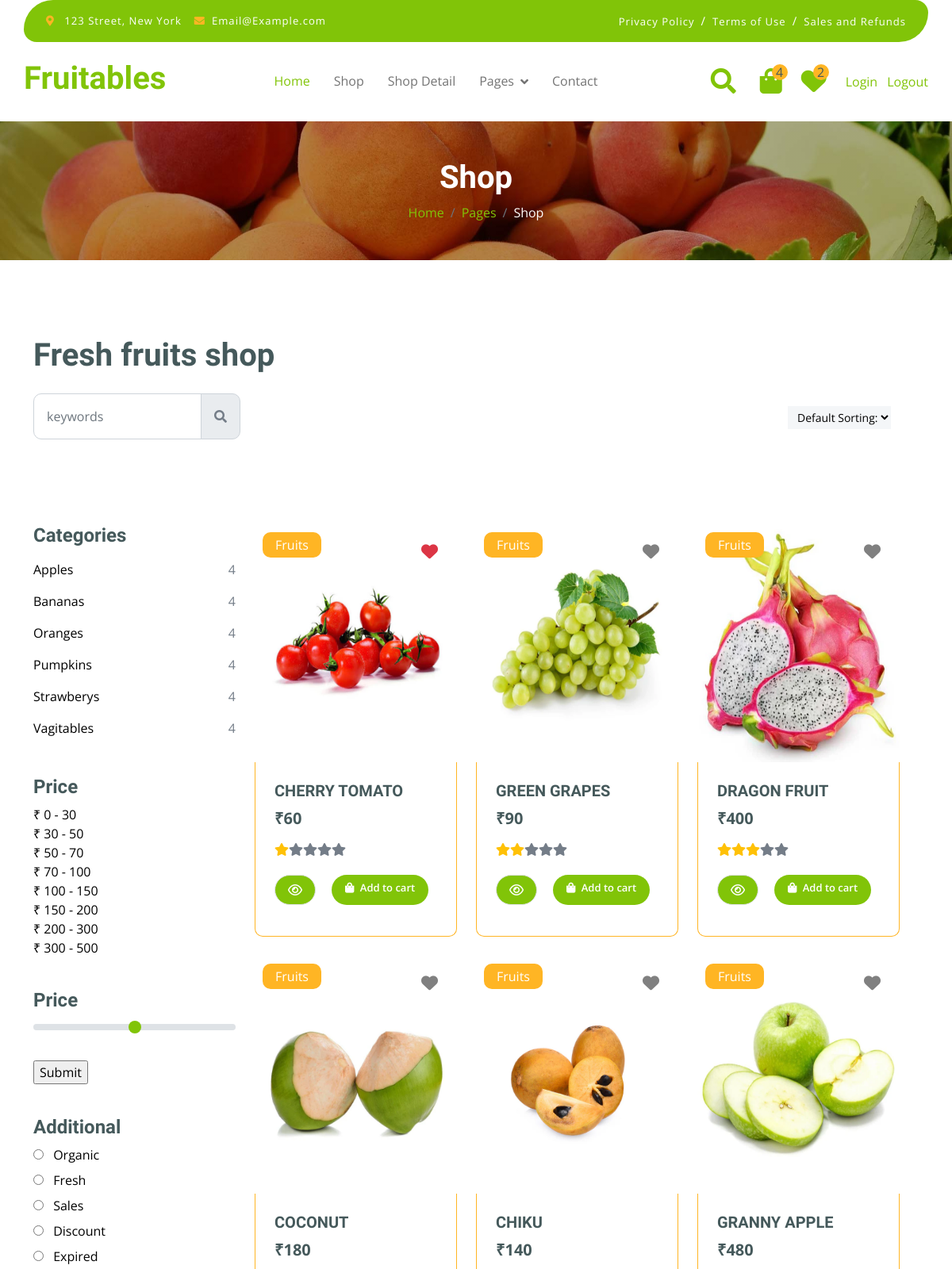
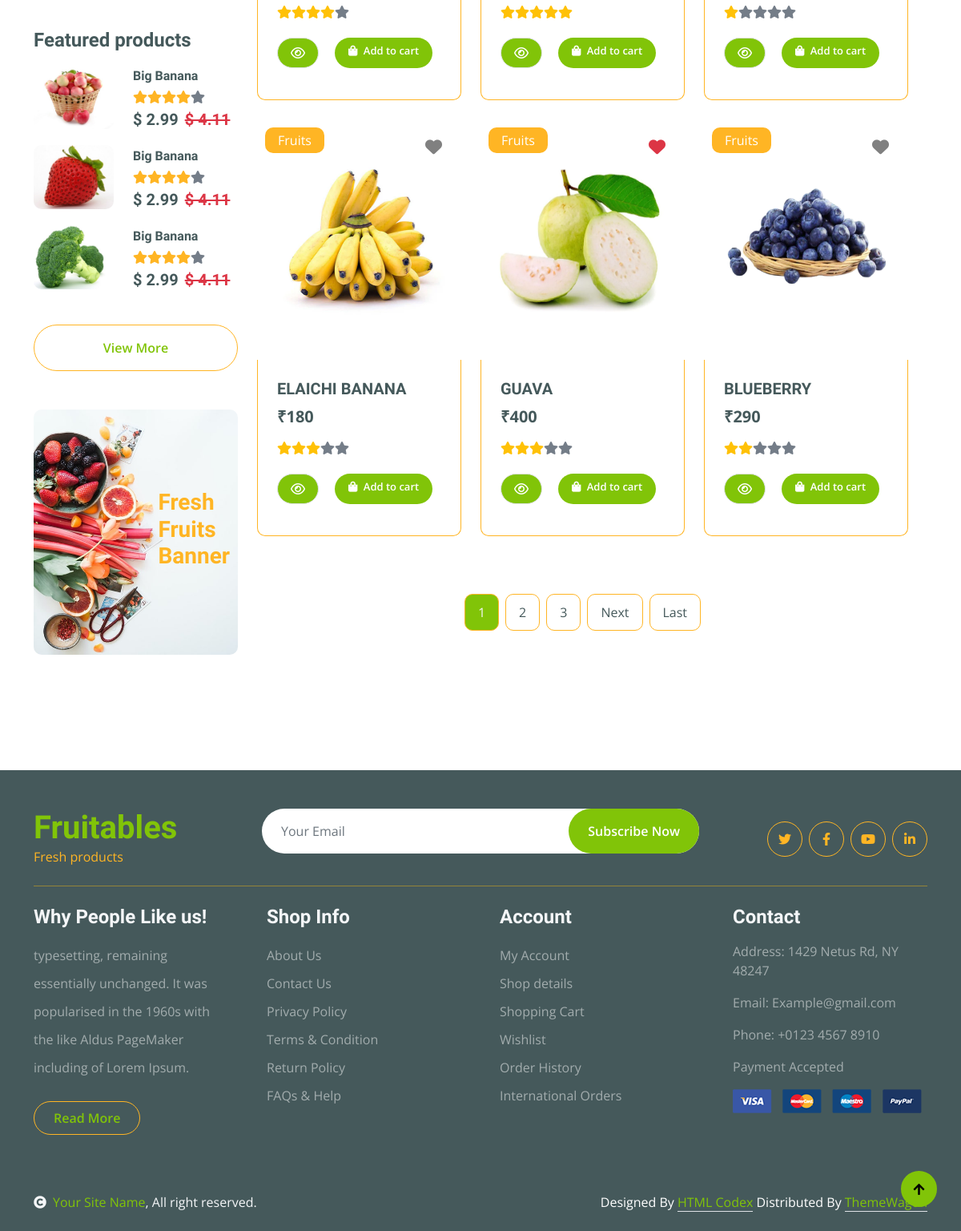
The app's page /shop (signed in) with its own data (2 pictures, top to bottom).
### app/models.py (models this page shows, shortened)
class category(models.Model):
    name1=models.CharField(max_length=30)

class price(models.Model):
    price1 = models.CharField(max_length=50)

class product(models.Model):
    main_category=models.ForeignKey(main_category,on_delete=models.CASCADE,blank=True,null=True)
    sub_category=models.ForeignKey(sub_category,on_delete=models.CASCADE,blank=True,null=True)
    price1=models.ForeignKey(price,on_delete=models.CASCADE,blank=True,null=True)
    name1=models.ForeignKey(category,on_delete=models.CASCADE,blank=True,null=True)
    img=models.ImageField(upload_to='media')
    star=models.IntegerField(default=0)
    name=models.CharField(max_length=50)
    price=models.IntegerField()
    des=models.TextField(blank=True,null=True)

### app/views.py (the view)
# urls.py: path('shop', views.shop, name='shop'),
def shop(request):
    if 'email' in request.session:
        uid=User.objects.get(email=request.session['email'])
        count=category.objects.filter(name1=uid).count()
        count=addcart.objects.filter(user=uid).count()
        pp=product.objects.all().order_by("-id")
        w_count=Add_Whishlist.objects.filter(user_id=uid).count()
        whishlist_product=Add_Whishlist.objects.filter(user_id=uid)
        l1=[]
        for i in whishlist_product:
            l1.append(i.product_id.id)
        mid=main_category.objects.all()
        cid=request.GET.get("cid")
        piz=price.objects.all()
        piz2=request.GET.get("piz2")
        cat=category.objects.all()
        cat2=request.GET.get("cat2")
        S=request.GET.get("sort")
        if cid:
            pp=product.objects.filter(sub_category=cid)
        elif piz2:
            pp=product.objects.filter(price1=piz2)
        elif cat2:
            pp=product.objects.filter(name1=cat2)
        elif S=="lth":
            pp=product.objects.all().order_by("price")
        elif S=="htl":
            pp=product.objects.all().order_by("-price")
        elif S=="atz":
            pp=product.objects.all().order_by("name")
        elif S=="zta":
            pp=product.objects.all().order_by("-name")
        else:
            pp=product.objects.all().order_by("-id")
        paginator=Paginator(pp,9)
        page_number=request.GET.get("page")
        pp=paginator.get_page(page_number)
        con={'pp':pp,
            'mid':mid,
            'cat':cat,
            'piz':piz,
            "min1":0,
            'count':count,
            'count':count,
            "w_count":w_count,
            "whishlist_product":whishlist_product,"l1":l1}
        return render(request,"shop.html",con)
    else:
        return render(request,"login.html")

### app/models.py (called while the page is built)
    def __str__(self) -> str:
        return self.email

### app/templates/shop.html (shortened to what this page needs)
{% extends "index.html" %} {% load static %} {% block content %}
<div class="container-fluid page-header py-5">
  <h1 class="text-center text-white display-6">Shop</h1>
  <ol class="breadcrumb justify-content-center mb-0">
    <li class="breadcrumb-item"><a href="{% url 'index' %}">Home</a></li>
    <li class="breadcrumb-item"><a href="#">Pages</a></li>
    <li class="breadcrumb-item active text-white">Shop</li>
  </ol>
</div>
<div class="container-fluid fruite py-5">
  <div class="container py-5">
    <h1 class="mb-4">Fresh fruits shop</h1>
    <div class="row g-4">
      <div class="col-lg-12">
        <div class="row g-4">
          <div class="col-xl-3">
            <div class="input-group w-100 mx-auto d-flex">
              <input type="search" class="form-control p-3" placeholder="keywords" aria-describedby="search-icon-1" />
              <span id="search-icon-1" class="input-group-text p-3"><i class="fa fa-search"></i></span>
            </div>
          </div>
          <div class="col-xl-3">
            <form method="get" action="{% url 'shop' %}" id="fruitform">
              <div class=" ps-3 py-3 rounded d-flex mb-4">
                <select id="fruits" name="sort" class="border-0 form-select-sm bg-light me-3">
                  <option value="lth">Default Sorting:</option>
                </select>
              </div>
            </form>
          </div>
        </div>
      </div>
      <div class="row g-4">
        <div class="col-lg-3">
          <div class="row g-4">
            <div class="col-lg-12">
              <div class="mb-3">
                <h4>Categories</h4>
                <ul class="list-unstyled fruite-categorie">
                  <li>
                    {% for i in cat %}
                    <div class="d-flex justify-content-between fruite-name">
                      <a href="/shop?cat2={{i.id}}" style="color:black;">{{i.name1}}</a>
                      <span>{{count}}</span>
                    </div>
                    {% endfor %}
                  </li>
                </ul>
              </div>
            </div>
            <div class="col-lg-12">
              <div class="mb-3">
                <h4 class="mb-2">Price</h4>
                {% for i in piz %}
                <a href="/shop?piz2={{i.id}}" style="color:black;font-size:large-50px"> &#8377; {{i.price1}}</a><br>
                {% endfor %}
              </div>
            </div>
            <form method="post" action="{% url 'filter_price' %}"  method="post">
              <div class="col-lg-12">
                  <div class="mb-3">
                      <h4 class="mb-2">Price</h4>
                      <input type="range" class="form-range w-100" id="rangeInput"   value="{{max1}}" oninput="amount.value=rangeInput.value" min="0" max="1500" name="max1">
                      <br/>
                      <input type="submit"  value="Submit" >
                  </div>
              </div>
          </form>
            <div class="col-lg-12">
              <div class="mb-3" style="color: black;">
                <h4>Additional</h4>
                <div class="mb-2">
                  <input type="radio" class="me-2" id="Categories-1" name="Categories-1" value="Beverages" />
                  <label for="Categories-1"> Organic</label>
                </div>
                <div class="mb-2">
                  <input type="radio" class="me-2" id="Categories-2" name="Categories-1" value="Beverages" />
                  <label for="Categories-2"> Fresh</label>
                </div>
                <div class="mb-2">
                  <input type="radio" class="me-2" id="Categories-3" name="Categories-1" value="Beverages" />
                  <label for="Categories-3"> Sales</label>
                </div>
                <div class="mb-2">
                  <input type="radio" class="me-2" id="Categories-4" name="Categories-1" value="Beverages" />
                  <label for="Categories-4"> Discount</label>
                </div>
                <div class="mb-2">
                  <input type="radio" class="me-2" id="Categories-5" name="Categories-1" value="Beverages" />
                  <label for="Categories-5"> Expired</label>
                </div>
              </div>
            </div>
            <div class="col-lg-12">
              <h4 class="mb-3">Featured products</h4>
              <div class="d-flex align-items-center justify-content-start">
                <div class="rounded me-4" style="width: 100px; height: 100px">
                  <img src="{% static 'img/featur-1.jpg' %}" class="img-fluid rounded" alt="" />
                </div>
                <div>
                  <h6 class="mb-2">Big Banana</h6>
                  <div class="d-flex mb-2">
                    <i class="fa fa-star text-secondary"></i>
                    <i class="fa fa-star text-secondary"></i>
                    <i class="fa fa-star text-secondary"></i>
                    <i class="fa fa-star text-secondary"></i>
                    <i class="fa fa-star"></i>
                  </div>
                  <div class="d-flex mb-2">
                    <h5 class="fw-bold me-2">$ 2.99 </h5>
                    <h5 class="text-danger text-decoration-line-through">
                      $ 4.11
                    </h5>
                  </div>
                </div>
              </div>
              <div class="d-flex align-items-center justify-content-start">
                <div class="rounded me-4" style="width: 100px; height: 100px">
                  <img src="{% static 'img/featur-2.jpg' %}" class="img-fluid rounded" alt="" />
                </div>
                <div>
                  <h6 class="mb-2">Big Banana</h6>
                  <div class="d-flex mb-2">
                    <i class="fa fa-star text-secondary"></i>
                    <i class="fa fa-star text-secondary"></i>
                    <i class="fa fa-star text-secondary"></i>
                    <i class="fa fa-star text-secondary"></i>
                    <i class="fa fa-star"></i>
                  </div>
                  <div class="d-flex mb-2">
                    <h5 class="fw-bold me-2">$ 2.99</h5>
                    <h5 class="text-danger text-decoration-line-through">
                      $ 4.11
                    </h5>
                  </div>
                </div>
              </div>
              <div class="d-flex align-items-center justify-content-start">
                <div class="rounded me-4" style="width: 100px; height: 100px">
                  <img src="{% static 'img/featur-3.jpg' %}" class="img-fluid rounded" alt="" />
                </div>
                <div>
                  <h6 class="mb-2">Big Banana</h6>
                <div class="d-flex mb-2">
                  <i class="fa fa-star text-secondary"></i>
                  <i class="fa fa-star text-secondary"></i>
                  <i class="fa fa-star text-secondary"></i>
                  <i class="fa fa-star text-secondary"></i>
                  <i class="fa fa-star"></i>
                </div>
                  <div class="d-flex mb-2">
                    <h5 class="fw-bold me-2">$ 2.99</h5>
                    <h5 class="text-danger text-decoration-line-through">
                    $ 4.11
                    </h5>
                  </div>
                </div>
              </div>
              <div class="d-flex justify-content-center my-4">
                <a href="#" class="btn border border-secondary px-4 py-3 rounded-pill text-primary w-100">View More</a>
              </div>
            </div>
            <div class="col-lg-12">
              <div class="position-relative">
                <img src="{% static 'img/banner-fruits.jpg' %}" class="img-fluid w-100 rounded" alt="" />
                <div class="position-absolute" style="top: 50%; right: 10px; transform: translateY(-50%)">
                  <h3 class="text-secondary fw-bold">
                    Fresh <br />
                    Fruits <br />
                    Banner
                  </h3>
                </div>
              </div>
            </div>
          </div>
        </div>
        <div class="col-lg-9">
          <div class="row g-4 justify-content-center">
            {% for i in pp %}
            <div class="col-md-6 col-lg-6 col-xl-4">
              <div class="rounded position-relative fruite-item">
                <div class="fruite-img">
                  <img src="{{i.img.url}}" class="img-fluid w-100 rounded-top" alt="" style="height: 300px" />
                </div>
                <div class="text-white bg-secondary px-3 py-1 rounded position-absolute" style="top: 10px; left: 10px">
                  Fruits
                </div>
                {% if i.id in l1 %}
                <a href="{% url 'add_whishlist' i.id %}"  class="position-absolute top-0 end-0 me-4 my-4" >
                  <i class="fa-solid fa-heart text-danger" style="color: red;font-size :21px;"></i>
                </a>
                {% else %}
                <a href="{% url 'add_whishlist' i.id %}" class="position-absolute top-0 end-0 me-4 my-4">
                  <i class="fa-solid fa-heart "  style="color: gray;font-size :21px;"></i>
                </a>
                {% endif %}
                <div class="p-4 border border-secondary border-top-0 rounded-bottom" style="height: 220px;">
                  <h5>{{i.name}}</h5>
                  <div class="d-flex justify-content-between flex-lg-wrap">
                    <p class="text-dark fs-5 fw-bold mb-0">&#8377;{{i.price}}</p>
                  </div>
                  <div class="d-flex mb-4 mt-3" >
                    <i {% if i.star < 1 %} class="fa fa-star" {% else %} class="fa fa-star text-warning" {% endif %}></i>
                    <i {% if i.star < 2 %} class="fa fa-star " {% else %} class="fa fa-star text-warning" {% endif %}></i>
                    <i {% if i.star < 3 %} class="fa fa-star " {% else %} class="fa fa-star text-warning" {% endif %}></i>
                    <i {% if i.star < 4 %} class="fa fa-star" {% else %} class="fa fa-star text-warning" {% endif %}></i>
                    <i {% if i.star < 5 %} class="fa fa-star" {% else %} class="fa fa-star text-warning" {% endif %}></i>
                  </div>
                  <div style="display: flex; gap:20px;">
                    <a href="{% url 'shop_detail1' i.id %}" class="btn border  rounded-pill px-3 text-primary"  style="background-color: #81C408;color:white"><i
                        class="fa-regular fa-eye" style="color: white;"></i>
                    </a>
                    <a href="{% url 'add_to_cart' i.id %}" class="btn color:white rounded-pill px-3 "
                      style="font-size: 13px;background-color: #81C408;color:white" ><i class="fa fa-shopping-bag me-1" style="color: white;"></i>
                      Add to cart</a>
                  </div>
                  <br>
                </div>
              </div>
            </div>
            {% endfor %}
         <div class="col-12">
              <div class="pagination d-flex justify-content-center mt-5">
                {% for i in pp.paginator.page_range %}
                {% if i == pp.number %}
                <a href="?page={{i}}"  class="active rounded">{{i}}</a>
                {% else %}
                <a href="?page={{i}}" class="rounded">{{i}}</a>
                {% endif %}
                {% endfor %}
                {% if pp.has_next %}
                <a href="?page={{pp.next_page_number}}" class="rounded">Next</a>
                <a href="?page={{pp.paginator.num_pages}}" class="rounded">Last</a>
                {% endif %}
              </div>
            </div>
          </div>
        </div>
      </div>
    </div>
  </div>
</div>
{% endblock %}

### app/static/css/style.css (style rules this page uses)
* { scroll-behavior: smooth; }
.btn { font-weight: 600; transition: 0.5s; }
.btn.border-secondary { transition: 0.5s; }
.page-header { position: relative; background: linear-gradient(rgba(0, 0, 0, 0.3), rgba(0, 0, 0, 0.3)), url(../img/cart-page-header-img.jpg); background-position: center center; background-repeat: no-repeat; background-size: cover; }
@media (min-width: 992px) { .hero-header, .page-header { margin-top: 152px !important; } }
.fruite .fruite-categorie .fruite-name { line-height: 40px; }
.fruite .fruite-categorie .fruite-name a { transition: 0.5s; }
.fruite .fruite-item { height: 100%; transition: 0.5s; }
.fruite .fruite-item .fruite-img { overflow: hidden; transition: 0.5s; border-radius: 10px 10px 0 0; }
.fruite .fruite-item .fruite-img img { transition: 0.5s; }
.pagination { display: inline-block; }
.pagination a { color: var(--bs-dark); padding: 10px 16px; text-decoration: none; transition: 0.5s; border: 1px solid var(--bs-secondary); margin: 0 4px; }
.pagination a.active { background-color: var(--bs-primary); color: var(--bs-light); border: 1px solid var(--bs-secondary); }

### records on screen
category: name1 "Apples", count "4"
category: name1 "Bananas", count "4"
category: name1 "Oranges", count "4"
category: name1 "Pumpkins", id "4"
category: name1 "Strawberys", count "4"
category: name1 "Vagitables", count "4"
price: price1 "0 - 30"
price: price1 "30 - 50"
price: price1 "50 - 70"
price: price1 "70 - 100"
price: price1 "100 - 150"
price: price1 "150 - 200"
price: price1 "200 - 300"
price: price1 "300 - 500"
product: img (picture), name "CHERRY TOMATO", price "60", star 1 (drawn)
product: img (picture), name "GREEN GRAPES", price "90", star 2 (drawn)
product: img (picture), name "DRAGON FRUIT", price "400", star 3 (drawn)
product: img (picture), name "COCONUT", price "180", star 4 (drawn)
product: img (picture), name "CHIKU", price "140", star 5 (drawn)
product: img (picture), name "GRANNY APPLE", price "480", star 1 (drawn)
product: img (picture), name "ELAICHI BANANA", price "180", star 3 (drawn)
product: img (picture), name "GUAVA", price "400", star 3 (drawn)
product: img (picture), name "BLUEBERRY", price "290", star 2 (drawn)

### other values on screen
{{ count }} "4"
{{ w_count }} "2"
{{ i }} "1"
{{ i }} "2" "3"
